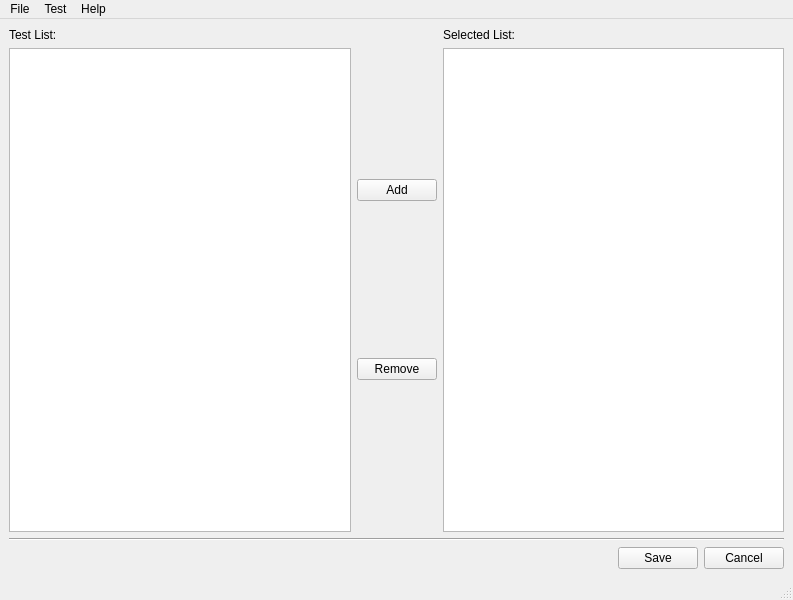
<?xml version="1.0" encoding="UTF-8"?>
<ui version="4.0">
 <class>PM_View</class>
 <widget class="QMainWindow" name="PM_View">
  <property name="geometry">
   <rect>
    <x>0</x>
    <y>0</y>
    <width>793</width>
    <height>600</height>
   </rect>
  </property>
  <property name="windowTitle">
   <string>PM_View</string>
  </property>
  <widget class="QWidget" name="centralwidget">
   <layout class="QVBoxLayout" name="verticalLayout_4">
    <item>
     <layout class="QHBoxLayout" name="horizontalLayout_2">
      <item>
       <layout class="QVBoxLayout" name="verticalLayout">
        <item>
         <widget class="QLabel" name="test_label">
          <property name="text">
           <string>Test List:</string>
          </property>
         </widget>
        </item>
        <item>
         <widget class="QListView" name="testList"/>
        </item>
       </layout>
      </item>
      <item>
       <layout class="QVBoxLayout" name="verticalLayout_3">
        <item>
         <widget class="QPushButton" name="addButton">
          <property name="text">
           <string>Add</string>
          </property>
         </widget>
        </item>
        <item>
         <widget class="QPushButton" name="removeButtion">
          <property name="text">
           <string>Remove</string>
          </property>
         </widget>
        </item>
       </layout>
      </item>
      <item>
       <layout class="QVBoxLayout" name="verticalLayout_2">
        <item>
         <widget class="QLabel" name="selected_label">
          <property name="text">
           <string>Selected List:</string>
          </property>
         </widget>
        </item>
        <item>
         <widget class="QListView" name="selectedList"/>
        </item>
       </layout>
      </item>
     </layout>
    </item>
    <item>
     <widget class="Line" name="line">
      <property name="orientation">
       <enum>Qt::Horizontal</enum>
      </property>
     </widget>
    </item>
    <item>
     <layout class="QHBoxLayout" name="horizontalLayout">
      <item>
       <spacer name="horizontalSpacer">
        <property name="orientation">
         <enum>Qt::Horizontal</enum>
        </property>
        <property name="sizeHint" stdset="0">
         <size>
          <width>348</width>
          <height>20</height>
         </size>
        </property>
       </spacer>
      </item>
      <item>
       <widget class="QPushButton" name="saveButton">
        <property name="text">
         <string>Save</string>
        </property>
       </widget>
      </item>
      <item>
       <widget class="QPushButton" name="cancelButtion">
        <property name="text">
         <string>Cancel</string>
        </property>
       </widget>
      </item>
     </layout>
    </item>
   </layout>
  </widget>
  <widget class="QMenuBar" name="menubar">
   <property name="geometry">
    <rect>
     <x>0</x>
     <y>0</y>
     <width>793</width>
     <height>21</height>
    </rect>
   </property>
   <widget class="QMenu" name="menuFile">
    <property name="title">
     <string>File</string>
    </property>
    <addaction name="actionReset"/>
   </widget>
   <widget class="QMenu" name="menuTest">
    <property name="title">
     <string>Test</string>
    </property>
   </widget>
   <widget class="QMenu" name="menuHelp">
    <property name="title">
     <string>Help</string>
    </property>
   </widget>
   <addaction name="menuFile"/>
   <addaction name="menuTest"/>
   <addaction name="menuHelp"/>
  </widget>
  <widget class="QStatusBar" name="statusbar"/>
  <action name="actionReset">
   <property name="text">
    <string>Reset</string>
   </property>
  </action>
 </widget>
 <resources/>
 <connections/>
</ui>
